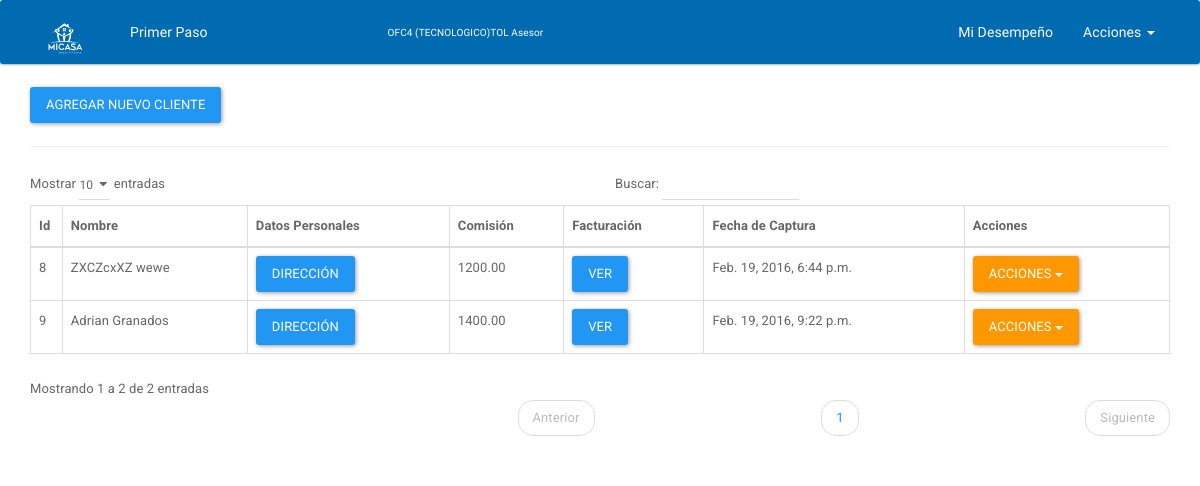
/home (signed in), run on the app's committed database.
### usuarios/models.py (models this page shows, shortened)
class Datos(models.Model):
    usuario = models.ForeignKey(User)
    tipo = models.CharField(max_length=2, choices=PERSONAL_CHOICES)
    porcentaje_ganancia = models.CharField(max_length=1, choices=PORCENTAJE_GANANCIA_CHOICES)
    sucursal = models.ForeignKey(Sucursal, blank=True, null=True)
    claveinterb = models.CharField('Clave Interbancaria',max_length =18)
    num_de_cuenta = models.CharField(max_length=16)
    banco = models.CharField(max_length=50)

class Sucursal(models.Model):
    nombre = models.CharField(max_length=50)
    direccion = models.CharField(max_length=50)
    estado = models.CharField(max_length=50)
    telefono = models.SmallIntegerField()
    color = models.CharField(max_length=6, default='#2FCC71')
    class Meta:
        verbose_name_plural = 'Sucursales'
    def __str__(self):
        return self.nombre

### app/models.py (models this page shows, shortened)
class PrimerRegistro(models.Model):
    nombre = models.CharField(max_length=55)
    apellidos = models.CharField(max_length=80)
    calle = models.CharField(max_length=80, null=True)
    numero = models.CharField(max_length=20, null=True)
    colonia_fraccionamiento = models.CharField('Colonia o Fraccionamiento',max_length=200, null=True)
    municipio_delegacion = models.CharField('Municio o Deledación', max_length=200, null=True)
    endidad = models.CharField(max_length=50, null=True)
    cp = models.CharField(max_length=20, null=True)
    nss = models.CharField( 'nss', max_length=11, null=True)
    telefono = models.PositiveIntegerField('teléfono', )
    empresa = models.CharField(max_length=254)
    registro_patronal = models.CharField(max_length=15)
    comision = models.DecimalField('comisión', max_digits=7, decimal_places=2)
    fecha = models.DateTimeField(auto_now_add=True, null=True)
    email = models.EmailField()
    numero_de_cuenta = models.CharField('número de cuenta', max_length=16)
    banco = models.CharField(max_length=15)
    operador = models.ForeignKey(User, null=True, blank=True)
    class Meta:
        verbose_name_plural = 'Primer Registro'

### app/views.py (the view)
# urls.py: url(r'^home', views.primerRegistro, name='agregar_clientes'),
def primerRegistro(request):
    operadort = request.user
    datos = Datos.objects.get(usuario__username= operadort)
    if datos.tipo == "1":
        sucursal = datos.sucursal
        asistente = Datos.objects.get(Q(tipo = "2") & Q(sucursal=sucursal) )
        odcs = Order.objects.filter(operador__id=asistente.id)
        datos = Datos.objects.get(usuario = operadort)
        if request.method == 'POST':
            form = PrimerRegistroFORM(request.POST, request.FILES)
            if form.is_valid():
                post = form.save(commit=False)
                post.operador = operadort
                post.save()
                return redirect('agregar_clientes')
        else:
            form = PrimerRegistroFORM()
        mis_clientes = PrimerRegistro.objects.filter(operador__username__contains=operadort)
        return render(request, 'asesor/index.html', {
                                              'form': form,
                                              'mis_clientes': mis_clientes,
                                              'odcs': odcs,
                                               'datos':datos })
    elif datos.tipo == "2":
        return redirect('clientes')
    elif datos.tipo == "3":
        return redirect('calendario')

### app/templates/asesor/index.html (shortened to what this page needs)
{% extends 'base/base-asesor.html' %}
 {% block css_add %}
     {% load staticfiles %}
 {% endblock %}
{% block sucursal %}
    {{ datos.sucursal }}
    {{ datos.get_tipo_display }}
{% endblock %}
{% block contenido %}
    <button class="btn btn-primary" data-toggle="modal" data-target="#bd-example-modal-lg">Agregar Nuevo  Cliente</button>
    <hr>
<div class="table-responsive"  data-ng-app="Clientes">
 <table class="table table-bordered display" id="example">
     <thead class="color1">
     <tr>
         <th>Id</th>
         <th>Nombre</th>
         <th>Datos Personales</th>
         <th>Comisión</th>
         <th>Facturación</th>
         <th>Fecha de Captura</th>
         <th>Acciones</th>
     </tr>
     </thead>
     <tbody>
     {% for mi_cliente in mis_clientes %}
         <tr>
             <td>{{ mi_cliente.pk }}</td>
             <td>{{ mi_cliente.nombre }} {{ mi_cliente.apellidos }}</td>
             <td>
                <button type="button" class="btn btn-primary" data-toggle="modal" data-target=".bs-example-modal-sm{{ mi_cliente.pk }}">Dirección</button>
             </td>
             <td>
                {{ mi_cliente.comision }}
             </td>
             <td data-ng-controller="FacturaController">
                 <button type="button" class="btn btn-primary" data-target="#{{mi_cliente.id}}{{ mi_cliente.nsn }}" data-toggle="modal"  data-ng-click="calculate()">Ver</button>
             </td>
             <td>{{ mi_cliente.fecha }}</td>
            <td>
                <div class="dropdown">
                  <button class="btn btn-warning dropdown-toggle" type="button" id="dropdownMenu2" data-toggle="dropdown" aria-haspopup="true" aria-expanded="true">
                    Acciones <span class="caret"></span>
                  </button>
                </div>
            </td>
     </tr>
     {% endfor %}
     </tbody>
 </table>
</div>
{% endblock %}

### data on the page
Datos: sucursal "OFC4 (TECNOLOGICO)TOL", tipo "Asesor"
PrimerRegistro: pk "8", nombre "ZXCZcxXZ", apellidos "wewe", comision "1200.00", fecha "Feb. 19, 2016, 6:44 p.m."
PrimerRegistro: pk "9", nombre "Adrian", apellidos "Granados", comision "1400.00", fecha "Feb. 19, 2016, 9:22 p.m."
